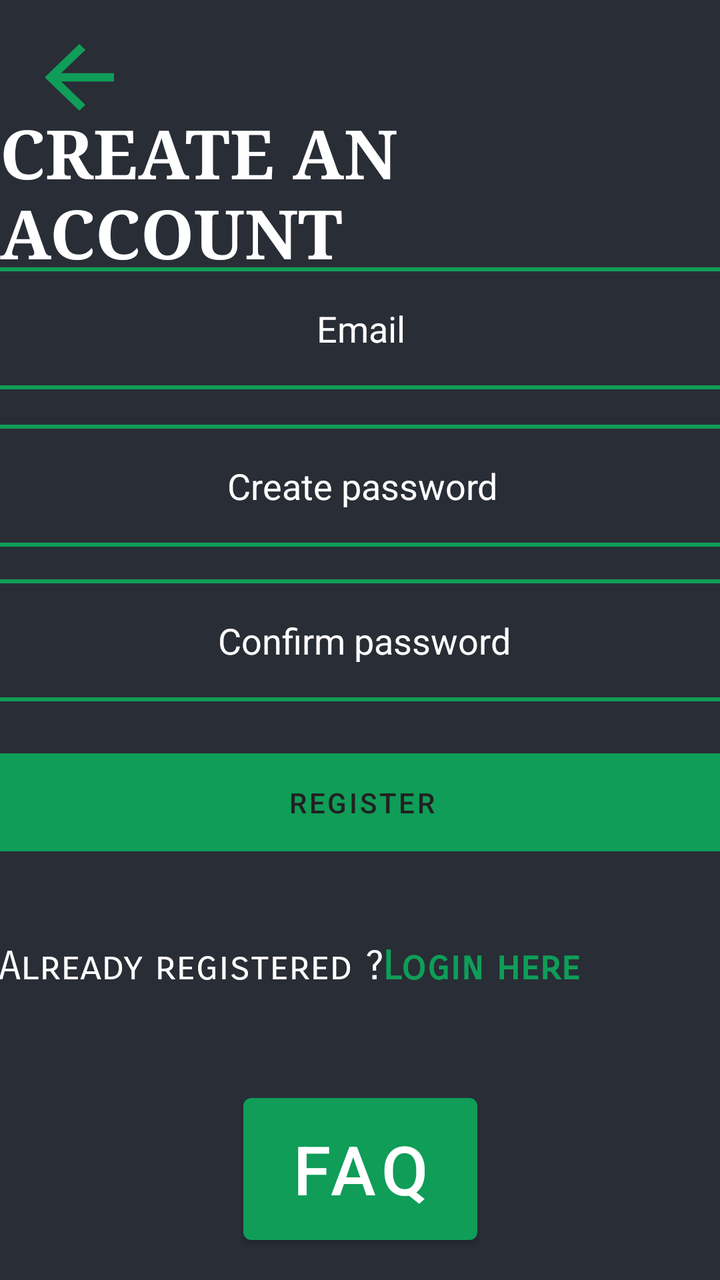
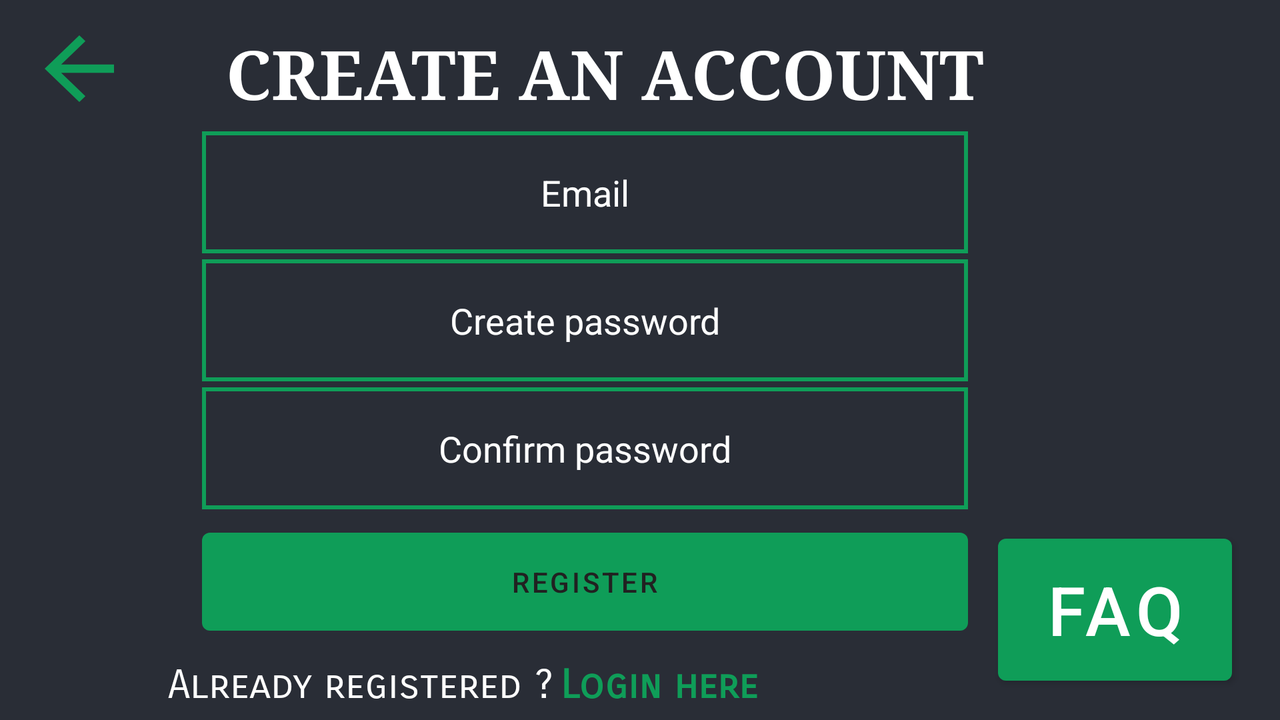

An Android layout and its configuration variant, each rendered on a device that would load it. The default file and the variant file are quoted in full after the pictures.
<!-- AndroidManifest.xml: application theme Theme.Crypto_currency_tracker -->
<!-- res/layout/activity_register.xml -->
<?xml version="1.0" encoding="utf-8"?>
<androidx.constraintlayout.widget.ConstraintLayout xmlns:android="http://schemas.android.com/apk/res/android"
    xmlns:app="http://schemas.android.com/apk/res-auto"
    xmlns:tools="http://schemas.android.com/tools"
    android:layout_width="match_parent"
    android:layout_height="match_parent"
    android:background="@color/black_shade_1"
    tools:context=".register">

    <com.google.android.material.textfield.TextInputEditText
        android:id="@+id/con_pass"
        android:layout_width="383dp"
        android:layout_height="61dp"
        android:background="@drawable/border"
        android:hint="@string/confirm_password"
        android:inputType="textPassword"
        android:minHeight="48dp"
        android:textAlignment="center"
        android:textColor="@color/white"
        android:textColorHint="@color/white"
        app:layout_constraintBottom_toBottomOf="parent"
        app:layout_constraintEnd_toEndOf="parent"
        app:layout_constraintHorizontal_bias="0.428"
        app:layout_constraintStart_toStartOf="parent"
        app:layout_constraintTop_toTopOf="parent"
        tools:ignore="TextContrastCheck,TextContrastCheck" />

    <Button
        android:id="@+id/log_faq2"
        android:layout_width="117dp"
        android:layout_height="83dp"
        android:text="@string/faq"
        android:textSize="34sp"
        app:layout_constraintBottom_toBottomOf="parent"
        app:layout_constraintEnd_toEndOf="parent"
        app:layout_constraintStart_toStartOf="parent"
        app:layout_constraintTop_toTopOf="parent"
        app:layout_constraintVertical_bias="0.975"
        tools:ignore="TextContrastCheck" />

    <TextView
        android:id="@+id/SignIn"
        android:layout_width="wrap_content"
        android:layout_height="wrap_content"
        android:fontFamily="sans-serif-smallcaps"
        android:text="@string/login_here"
        android:textColor="@color/purple_200"
        android:textSize="20sp"
        android:textStyle="bold"
        app:layout_constraintBottom_toBottomOf="parent"
        app:layout_constraintEnd_toEndOf="parent"
        app:layout_constraintHorizontal_bias="0.733"
        app:layout_constraintStart_toStartOf="parent"
        app:layout_constraintTop_toTopOf="parent"
        app:layout_constraintVertical_bias="0.765" />

    <TextView
        android:id="@+id/textView12"
        android:layout_width="wrap_content"
        android:layout_height="wrap_content"
        android:fontFamily="sans-serif-smallcaps"
        android:text="@string/already_registered"
        android:textColor="@color/white"
        android:textColorHint="@color/white"
        android:textSize="20sp"
        app:layout_constraintBottom_toBottomOf="parent"
        app:layout_constraintEnd_toStartOf="@+id/SignIn"
        app:layout_constraintHorizontal_bias="0.79"
        app:layout_constraintStart_toStartOf="parent"
        app:layout_constraintTop_toTopOf="parent"
        app:layout_constraintVertical_bias="0.765" />

    <com.google.android.material.textfield.TextInputEditText
        android:id="@+id/email"
        android:layout_width="383dp"
        android:layout_height="61dp"
        android:background="@drawable/border"
        android:hint="@string/email"
        android:inputType="textEmailAddress"
        android:minHeight="48dp"
        android:textAlignment="center"
        android:textColor="@color/white"
        android:textColorHint="@color/white"
        app:layout_constraintBottom_toBottomOf="parent"
        app:layout_constraintEnd_toEndOf="parent"
        app:layout_constraintStart_toStartOf="parent"
        app:layout_constraintTop_toTopOf="parent"
        app:layout_constraintVertical_bias="0.231" />

    <com.google.android.material.textfield.TextInputEditText
        android:id="@+id/password"
        android:layout_width="383dp"
        android:layout_height="61dp"
        android:background="@drawable/border"
        android:hint="@string/create_password"
        android:inputType="textPassword"
        android:minHeight="48dp"
        android:textAlignment="center"
        android:textColor="@color/white"
        android:textColorHint="@color/white"
        app:layout_constraintBottom_toBottomOf="parent"
        app:layout_constraintEnd_toEndOf="parent"
        app:layout_constraintHorizontal_bias="0.464"
        app:layout_constraintStart_toStartOf="parent"
        app:layout_constraintTop_toTopOf="parent"
        app:layout_constraintVertical_bias="0.367"
        tools:ignore="TextContrastCheck,TextContrastCheck" />

    <TextView
        android:id="@+id/textView10"
        android:layout_width="wrap_content"
        android:layout_height="wrap_content"
        android:fontFamily="serif"
        android:text="CREATE AN ACCOUNT"
        android:textColor="@color/white"
        android:textSize="34sp"
        android:textStyle="bold"
        app:layout_constraintBottom_toBottomOf="parent"
        app:layout_constraintEnd_toEndOf="parent"
        app:layout_constraintHorizontal_bias="0.496"
        app:layout_constraintStart_toStartOf="parent"
        app:layout_constraintTop_toTopOf="parent"
        app:layout_constraintVertical_bias="0.096" />

    <Button
        android:id="@+id/btn_regi"
        android:layout_width="383dp"
        android:layout_height="61dp"
        android:text="@string/register"
        android:textColor="#212121"
        app:layout_constraintBottom_toBottomOf="parent"
        app:layout_constraintEnd_toEndOf="parent"
        app:layout_constraintHorizontal_bias="0.464"
        app:layout_constraintStart_toStartOf="parent"
        app:layout_constraintTop_toTopOf="parent"
        app:layout_constraintVertical_bias="0.64"
        tools:ignore="DuplicateSpeakableTextCheck,TextContrastCheck" />

    <Button
        android:id="@+id/back"
        android:layout_width="52dp"
        android:layout_height="50dp"
        android:background="?attr/actionModeCloseDrawable"
        app:layout_constraintBottom_toBottomOf="parent"
        app:layout_constraintEnd_toEndOf="parent"
        app:layout_constraintHorizontal_bias="0.044"
        app:layout_constraintStart_toStartOf="parent"
        app:layout_constraintTop_toTopOf="parent"
        app:layout_constraintVertical_bias="0.023"
        tools:ignore="SpeakableTextPresentCheck" />

</androidx.constraintlayout.widget.ConstraintLayout>
<!-- resources referenced by this layout -->
<resources>
  <color name="black_shade_1">#292D36</color>
  <color name="purple_200">#0F9D58</color>
  <color name="white">#FFFFFFFF</color>
  <!-- drawable border (drawable) -->
  <?xml version="1.0" encoding="utf-8"?>
      <shape xmlns:android="http://schemas.android.com/apk/res/android" android:shape="rectangle" >
          <solid android:color="@color/black_shade_1" />
          <stroke android:width="2dp" android:color="@color/purple_200"/>
      </shape>
  <string name="already_registered">Already registered ?</string>
  <string name="confirm_password">Confirm password</string>
  <string name="create_password"> Create password</string>
  <string name="email">Email</string>
  <string name="faq">FAQ</string>
  <string name="login_here">Login here</string>
  <string name="register"> Register</string>
  <style name="Theme.Crypto_currency_tracker" parent="Theme.MaterialComponents.DayNight.DarkActionBar">
          
          <item name="colorPrimary">@color/purple_500</item>
          <item name="colorPrimaryVariant">@color/purple_700</item>
          <item name="colorOnPrimary">@color/white</item>
          
          <item name="colorSecondary">@color/teal_200</item>
          <item name="colorSecondaryVariant">@color/teal_700</item>
          <item name="colorOnSecondary">@color/black</item>
          
          <item name="android:statusBarColor" tools:targetApi="l">?attr/colorPrimaryVariant</item>
          
  
      </style>
  <color name="purple_500">#0F9D58</color>
  <color name="purple_700">#0F9D58</color>
  <color name="teal_200">#0F9D58</color>
  <color name="teal_700">#FF018786</color>
  <color name="black">#FF000000</color>
</resources>
<!-- res/layout-land/activity_register.xml (the repository's variant of the layout above) -->
<!-- drawn on the phone turned sideways -->
<?xml version="1.0" encoding="utf-8"?>
<androidx.constraintlayout.widget.ConstraintLayout xmlns:android="http://schemas.android.com/apk/res/android"
    xmlns:app="http://schemas.android.com/apk/res-auto"
    xmlns:tools="http://schemas.android.com/tools"
    android:layout_width="match_parent"
    android:layout_height="match_parent"
    android:background="@color/black_shade_1"
    tools:context=".register">

    <Button
        android:id="@+id/back"
        android:layout_width="52dp"
        android:layout_height="50dp"
        android:background="?attr/actionModeCloseDrawable"
        app:layout_constraintBottom_toBottomOf="parent"
        app:layout_constraintEnd_toEndOf="parent"
        app:layout_constraintHorizontal_bias="0.023"
        app:layout_constraintStart_toStartOf="parent"
        app:layout_constraintTop_toTopOf="parent"
        app:layout_constraintVertical_bias="0.03"
        tools:ignore="SpeakableTextPresentCheck" />

    <com.google.android.material.textfield.TextInputEditText
        android:id="@+id/con_pass"
        android:layout_width="383dp"
        android:layout_height="61dp"
        android:background="@drawable/border"
        android:hint="@string/confirm_password"
        android:inputType="textPassword"
        android:minHeight="48dp"
        android:textAlignment="center"
        android:textColor="@color/white"
        android:textColorHint="@color/white"
        app:layout_constraintBottom_toBottomOf="parent"
        app:layout_constraintEnd_toEndOf="parent"
        app:layout_constraintHorizontal_bias="0.393"
        app:layout_constraintStart_toStartOf="parent"
        app:layout_constraintTop_toTopOf="parent"
        app:layout_constraintVertical_bias="0.648"
        tools:ignore="TextContrastCheck,TextContrastCheck" />

    <Button
        android:id="@+id/log_faq2"
        android:layout_width="117dp"
        android:layout_height="83dp"
        android:text="@string/faq"
        android:textSize="34sp"
        app:layout_constraintBottom_toBottomOf="parent"
        app:layout_constraintEnd_toEndOf="parent"
        app:layout_constraintHorizontal_bias="0.954"
        app:layout_constraintStart_toStartOf="parent"
        app:layout_constraintTop_toTopOf="parent"
        app:layout_constraintVertical_bias="0.951"
        tools:ignore="TextContrastCheck" />

    <TextView
        android:id="@+id/textView12"
        android:layout_width="wrap_content"
        android:layout_height="wrap_content"
        android:fontFamily="sans-serif-smallcaps"
        android:text="@string/already_registered"
        android:textColor="@color/white"
        android:textSize="20sp"
        app:layout_constraintBottom_toBottomOf="parent"
        app:layout_constraintEnd_toStartOf="@+id/SignIn"
        app:layout_constraintHorizontal_bias="0.961"
        app:layout_constraintStart_toStartOf="parent"
        app:layout_constraintTop_toTopOf="parent"
        app:layout_constraintVertical_bias="0.984" />

    <TextView
        android:id="@+id/SignIn"
        android:layout_width="wrap_content"
        android:layout_height="wrap_content"
        android:fontFamily="sans-serif-smallcaps"
        android:text="@string/login_here"
        android:textColor="@color/purple_200"
        android:textSize="20sp"
        android:textStyle="bold"
        app:layout_constraintBottom_toBottomOf="parent"
        app:layout_constraintEnd_toEndOf="parent"
        app:layout_constraintHorizontal_bias="0.518"
        app:layout_constraintStart_toStartOf="parent"
        app:layout_constraintTop_toTopOf="parent"
        app:layout_constraintVertical_bias="0.984" />

    <com.google.android.material.textfield.TextInputEditText
        android:id="@+id/email"
        android:layout_width="383dp"
        android:layout_height="61dp"
        android:background="@drawable/border"
        android:hint="@string/email"
        android:inputType="textEmailAddress"
        android:minHeight="48dp"
        android:textAlignment="center"
        android:textColor="@color/white"
        android:textColorHint="@color/white"
        app:layout_constraintBottom_toBottomOf="parent"
        app:layout_constraintEnd_toEndOf="parent"
        app:layout_constraintHorizontal_bias="0.393"
        app:layout_constraintStart_toStartOf="parent"
        app:layout_constraintTop_toTopOf="parent"
        app:layout_constraintVertical_bias="0.22" />

    <com.google.android.material.textfield.TextInputEditText
        android:id="@+id/password"
        android:layout_width="383dp"
        android:layout_height="61dp"
        android:background="@drawable/border"
        android:hint="@string/create_password"
        android:inputType="textPassword"
        android:minHeight="48dp"
        android:textAlignment="center"
        android:textColor="@color/white"
        android:textColorHint="@color/white"
        app:layout_constraintBottom_toBottomOf="parent"
        app:layout_constraintEnd_toEndOf="parent"
        app:layout_constraintHorizontal_bias="0.393"
        app:layout_constraintStart_toStartOf="parent"
        app:layout_constraintTop_toTopOf="parent"
        app:layout_constraintVertical_bias="0.434"
        tools:ignore="TextContrastCheck,TextContrastCheck" />

    <TextView
        android:id="@+id/textView10"
        android:layout_width="wrap_content"
        android:layout_height="wrap_content"
        android:fontFamily="serif"
        android:text="CREATE AN ACCOUNT"
        android:textColor="@color/white"
        android:textSize="34sp"
        android:textStyle="bold"
        app:layout_constraintBottom_toBottomOf="parent"
        app:layout_constraintEnd_toEndOf="parent"
        app:layout_constraintHorizontal_bias="0.433"
        app:layout_constraintStart_toStartOf="parent"
        app:layout_constraintTop_toTopOf="parent"
        app:layout_constraintVertical_bias="0.043" />

    <Button
        android:id="@+id/btn_regi"
        android:layout_width="383dp"
        android:layout_height="61dp"
        android:text="@string/register"
        android:textColor="#212121"
        app:layout_constraintBottom_toBottomOf="parent"
        app:layout_constraintEnd_toEndOf="parent"
        app:layout_constraintHorizontal_bias="0.393"
        app:layout_constraintStart_toStartOf="parent"
        app:layout_constraintTop_toTopOf="parent"
        app:layout_constraintVertical_bias="0.871"
        tools:ignore="DuplicateSpeakableTextCheck,TextContrastCheck" />

</androidx.constraintlayout.widget.ConstraintLayout>
